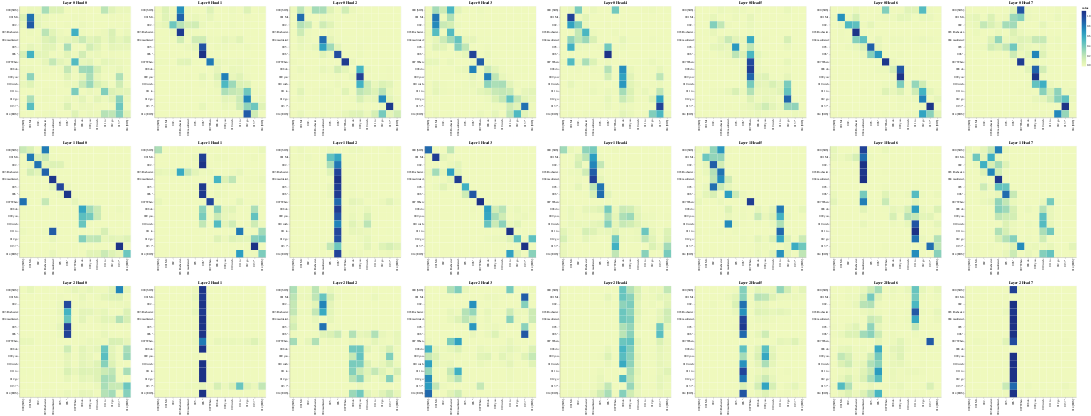

Notebook code cell kept with this figure:
### Code cell
layers = [0, 1, 2]
heads = [0, 1, 2, 3, 4, 5, 6, 7]

# Encoder Self-Attention
get_all_attention_maps("encoder", layers, heads, encoder_input_tokens,
                       encoder_input_tokens, min(20, sentence_len))

### Figure 1 — Vega-Lite specification as saved in the notebook (floating-point values rounded to 4 significant figures; data arrays with more than 128 entries replaced by an {"elided": "..."} marker saying what was removed)
{"config": {"view": {"continuousWidth": 300, "continuousHeight": 300}}, "vconcat": [{"hconcat": [{"data": {"name": "data-53650174f982c3ac4d7c1bb25e94b04f"}, "mark": {"type": "rect"}, "encoding": {"color": {"field": "value", "type": "quantitative"}, "tooltip": [{"field": "row", "type": "quantitative"}, {"field": "column", "type": "quantitative"}, {"field": "value", "type": "quantitative"}, {"field": "row_token", "type": "nominal"}, {"field": "col_token", "type": "nominal"}], "x": {"axis": {"title": ""}, "field": "col_token", "type": "nominal"}, "y": {"axis": {"title": ""}, "field": "row_token", "type": "nominal"}}, "height": 400, "name": "view_1", "title": "Layer 0 Head 0", "width": 400}, {"data": {"name": "data-aa4639ee093cbd427afba248a36b3e03"}, "mark": {"type": "rect"}, "encoding": {"color": {"field": "value", "type": "quantitative"}, "tooltip": [{"field": "row", "type": "quantitative"}, {"field": "column", "type": "quantitative"}, {"field": "value", "type": "quantitative"}, {"field": "row_token", "type": "nominal"}, {"field": "col_token", "type": "nominal"}], "x": {"axis": {"title": ""}, "field": "col_token", "type": "nominal"}, "y": {"axis": {"title": ""}, "field": "row_token", "type": "nominal"}}, "height": 400, "name": "view_2", "title": "Layer 0 Head 1", "width": 400}, {"data": {"name": "data-7714f6f55b59825f8e9d9724102f9b82"}, "mark": {"type": "rect"}, "encoding": {"color": {"field": "value", "type": "quantitative"}, "tooltip": [{"field": "row", "type": "quantitative"}, {"field": "column", "type": "quantitative"}, {"field": "value", "type": "quantitative"}, {"field": "row_token", "type": "nominal"}, {"field": "col_token", "type": "nominal"}], "x": {"axis": {"title": ""}, "field": "col_token", "type": "nominal"}, "y": {"axis": {"title": ""}, "field": "row_token", "type": "nominal"}}, "height": 400, "name": "view_3", "title": "Layer 0 Head 2", "width": 400}, {"data": {"name": "data-f6a67534f6f6b6a10e65e06ae9a9e45e"}, "mark": {"type": "rect"}, "encoding": {"color": {"field": "value", "type": "quantitative"}, "tooltip": [{"field": "row", "type": "quantitative"}, {"field": "column", "type": "quantitative"}, {"field": "value", "type": "quantitative"}, {"field": "row_token", "type": "nominal"}, {"field": "col_token", "type": "nominal"}], "x": {"axis": {"title": ""}, "field": "col_token", "type": "nominal"}, "y": {"axis": {"title": ""}, "field": "row_token", "type": "nominal"}}, "height": 400, "name": "view_4", "title": "Layer 0 Head 3", "width": 400}, {"data": {"name": "data-994d58340e1c825364c2871cf62c9e59"}, "mark": {"type": "rect"}, "encoding": {"color": {"field": "value", "type": "quantitative"}, "tooltip": [{"field": "row", "type": "quantitative"}, {"field": "column", "type": "quantitative"}, {"field": "value", "type": "quantitative"}, {"field": "row_token", "type": "nominal"}, {"field": "col_token", "type": "nominal"}], "x": {"axis": {"title": ""}, "field": "col_token", "type": "nominal"}, "y": {"axis": {"title": ""}, "field": "row_token", "type": "nominal"}}, "height": 400, "name": "view_5", "title": "Layer 0 Head 4", "width": 400}, {"data": {"name": "data-0e6136ecee151c7dde99b62f6924695d"}, "mark": {"type": "rect"}, "encoding": {"color": {"field": "value", "type": "quantitative"}, "tooltip": [{"field": "row", "type": "quantitative"}, {"field": "column", "type": "quantitative"}, {"field": "value", "type": "quantitative"}, {"field": "row_token", "type": "nominal"}, {"field": "col_token", "type": "nominal"}], "x": {"axis": {"title": ""}, "field": "col_token", "type": "nominal"}, "y": {"axis": {"title": ""}, "field": "row_token", "type": "nominal"}}, "height": 400, "name": "view_6", "title": "Layer 0 Head 5", "width": 400}, {"data": {"name": "data-45ec0798fd48c99cb2b51b4d7450322b"}, "mark": {"type": "rect"}, "encoding": {"color": {"field": "value", "type": "quantitative"}, "tooltip": [{"field": "row", "type": "quantitative"}, {"field": "column", "type": "quantitative"}, {"field": "value", "type": "quantitative"}, {"field": "row_token", "type": "nominal"}, {"field": "col_token", "type": "nominal"}], "x": {"axis": {"title": ""}, "field": "col_token", "type": "nominal"}, "y": {"axis": {"title": ""}, "field": "row_token", "type": "nominal"}}, "height": 400, "name": "view_7", "title": "Layer 0 Head 6", "width": 400}, {"data": {"name": "data-3f53968c19b2198f66bc6da47522cb87"}, "mark": {"type": "rect"}, "encoding": {"color": {"field": "value", "type": "quantitative"}, "tooltip": [{"field": "row", "type": "quantitative"}, {"field": "column", "type": "quantitative"}, {"field": "value", "type": "quantitative"}, {"field": "row_token", "type": "nominal"}, {"field": "col_token", "type": "nominal"}], "x": {"axis": {"title": ""}, "field": "col_token", "type": "nominal"}, "y": {"axis": {"title": ""}, "field": "row_token", "type": "nominal"}}, "height": 400, "name": "view_8", "title": "Layer 0 Head 7", "width": 400}]}, {"hconcat": [{"data": {"name": "data-ca27d572d5c638994a8a20908e3a14a2"}, "mark": {"type": "rect"}, "encoding": {"color": {"field": "value", "type": "quantitative"}, "tooltip": [{"field": "row", "type": "quantitative"}, {"field": "column", "type": "quantitative"}, {"field": "value", "type": "quantitative"}, {"field": "row_token", "type": "nominal"}, {"field": "col_token", "type": "nominal"}], "x": {"axis": {"title": ""}, "field": "col_token", "type": "nominal"}, "y": {"axis": {"title": ""}, "field": "row_token", "type": "nominal"}}, "height": 400, "name": "view_9", "title": "Layer 1 Head 0", "width": 400}, {"data": {"name": "data-f376a298bb4e18e59e335d5b9fa44e21"}, "mark": {"type": "rect"}, "encoding": {"color": {"field": "value", "type": "quantitative"}, "tooltip": [{"field": "row", "type": "quantitative"}, {"field": "column", "type": "quantitative"}, {"field": "value", "type": "quantitative"}, {"field": "row_token", "type": "nominal"}, {"field": "col_token", "type": "nominal"}], "x": {"axis": {"title": ""}, "field": "col_token", "type": "nominal"}, "y": {"axis": {"title": ""}, "field": "row_token", "type": "nominal"}}, "height": 400, "name": "view_10", "title": "Layer 1 Head 1", "width": 400}, {"data": {"name": "data-a9b4ac3e6b3ef210b078aaab953b0463"}, "mark": {"type": "rect"}, "encoding": {"color": {"field": "value", "type": "quantitative"}, "tooltip": [{"field": "row", "type": "quantitative"}, {"field": "column", "type": "quantitative"}, {"field": "value", "type": "quantitative"}, {"field": "row_token", "type": "nominal"}, {"field": "col_token", "type": "nominal"}], "x": {"axis": {"title": ""}, "field": "col_token", "type": "nominal"}, "y": {"axis": {"title": ""}, "field": "row_token", "type": "nominal"}}, "height": 400, "name": "view_11", "title": "Layer 1 Head 2", "width": 400}, {"data": {"name": "data-620b0b790d839ebf556a3a8e9904c522"}, "mark": {"type": "rect"}, "encoding": {"color": {"field": "value", "type": "quantitative"}, "tooltip": [{"field": "row", "type": "quantitative"}, {"field": "column", "type": "quantitative"}, {"field": "value", "type": "quantitative"}, {"field": "row_token", "type": "nominal"}, {"field": "col_token", "type": "nominal"}], "x": {"axis": {"title": ""}, "field": "col_token", "type": "nominal"}, "y": {"axis": {"title": ""}, "field": "row_token", "type": "nominal"}}, "height": 400, "name": "view_12", "title": "Layer 1 Head 3", "width": 400}, {"data": {"name": "data-b34379860b327fa6294420a339c153b6"}, "mark": {"type": "rect"}, "encoding": {"color": {"field": "value", "type": "quantitative"}, "tooltip": [{"field": "row", "type": "quantitative"}, {"field": "column", "type": "quantitative"}, {"field": "value", "type": "quantitative"}, {"field": "row_token", "type": "nominal"}, {"field": "col_token", "type": "nominal"}], "x": {"axis": {"title": ""}, "field": "col_token", "type": "nominal"}, "y": {"axis": {"title": ""}, "field": "row_token", "type": "nominal"}}, "height": 400, "name": "view_13", "title": "Layer 1 Head 4", "width": 400}, {"data": {"name": "data-d86d34da769416a698832321361ac64c"}, "mark": {"type": "rect"}, "encoding": {"color": {"field": "value", "type": "quantitative"}, "tooltip": [{"field": "row", "type": "quantitative"}, {"field": "column", "type": "quantitative"}, {"field": "value", "type": "quantitative"}, {"field": "row_token", "type": "nominal"}, {"field": "col_token", "type": "nominal"}], "x": {"axis": {"title": ""}, "field": "col_token", "type": "nominal"}, "y": {"axis": {"title": ""}, "field": "row_token", "type": "nominal"}}, "height": 400, "name": "view_14", "title": "Layer 1 Head 5", "width": 400}, {"data": {"name": "data-5b02b587c50d2421b67e9c907d75e043"}, "mark": {"type": "rect"}, "encoding": {"color": {"field": "value", "type": "quantitative"}, "tooltip": [{"field": "row", "type": "quantitative"}, {"field": "column", "type": "quantitative"}, {"field": "value", "type": "quantitative"}, {"field": "row_token", "type": "nominal"}, {"field": "col_token", "type": "nominal"}], "x": {"axis": {"title": ""}, "field": "col_token", "type": "nominal"}, "y": {"axis": {"title": ""}, "field": "row_token", "type": "nominal"}}, "height": 400, "name": "view_15", "title": "Layer 1 Head 6", "width": 400}, {"data": {"name": "data-4d9657f0628c318739128c25e9684f25"}, "mark": {"type": "rect"}, "encoding": {"color": {"field": "value", "type": "quantitative"}, "tooltip": [{"field": "row", "type": "quantitative"}, {"field": "column", "type": "quantitative"}, {"field": "value", "type": "quantitative"}, {"field": "row_token", "type": "nominal"}, {"field": "col_token", "type": "nominal"}], "x": {"axis": {"title": ""}, "field": "col_token", "type": "nominal"}, "y": {"axis": {"title": ""}, "field": "row_token", "type": "nominal"}}, "height": 400, "name": "view_16", "title": "Layer 1 Head 7", "width": 400}]}, {"hconcat": [{"data": {"name": "data-22297516642c505603936e3dbb639dbc"}, "mark": {"type": "rect"}, "encoding": {"color": {"field": "value", "type": "quantitative"}, "tooltip": [{"field": "row", "type": "quantitative"}, {"field": "column", "type": "quantitative"}, {"field": "value", "type": "quantitative"}, {"field": "row_token", "type": "nominal"}, {"field": "col_token", "type": "nominal"}], "x": {"axis": {"title": ""}, "field": "col_token", "type": "nominal"}, "y": {"axis": {"title": ""}, "field": "row_token", "type": "nominal"}}, "height": 400, "name": "view_17", "title": "Layer 2 Head 0", "width": 400}, {"data": {"name": "data-e5b651b57cd600a708e3dc81206f6494"}, "mark": {"type": "rect"}, "encoding": {"color": {"field": "value", "type": "quantitative"}, "tooltip": [{"field": "row", "type": "quantitative"}, {"field": "column", "type": "quantitative"}, {"field": "value", "type": "quantitative"}, {"field": "row_token", "type": "nominal"}, {"field": "col_token", "type": "nominal"}], "x": {"axis": {"title": ""}, "field": "col_token", "type": "nominal"}, "y": {"axis": {"title": ""}, "field": "row_token", "type": "nominal"}}, "height": 400, "name": "view_18", "title": "Layer 2 Head 1", "width": 400}, {"data": {"name": "data-ebe67cc173c16852d63a8d0edf13f1d2"}, "mark": {"type": "rect"}, "encoding": {"color": {"field": "value", "type": "quantitative"}, "tooltip": [{"field": "row", "type": "quantitative"}, {"field": "column", "type": "quantitative"}, {"field": "value", "type": "quantitative"}, {"field": "row_token", "type": "nominal"}, {"field": "col_token", "type": "nominal"}], "x": {"axis": {"title": ""}, "field": "col_token", "type": "nominal"}, "y": {"axis": {"title": ""}, "field": "row_token", "type": "nominal"}}, "height": 400, "name": "view_19", "title": "Layer 2 Head 2", "width": 400}, {"data": {"name": "data-8f16070d0eef2d0dafb576ddb7537779"}, "mark": {"type": "rect"}, "encoding": {"color": {"field": "value", "type": "quantitative"}, "tooltip": [{"field": "row", "type": "quantitative"}, {"field": "column", "type": "quantitative"}, {"field": "value", "type": "quantitative"}, {"field": "row_token", "type": "nominal"}, {"field": "col_token", "type": "nominal"}], "x": {"axis": {"title": ""}, "field": "col_token", "type": "nominal"}, "y": {"axis": {"title": ""}, "field": "row_token", "type": "nominal"}}, "height": 400, "name": "view_20", "title": "Layer 2 Head 3", "width": 400}, {"data": {"name": "data-b72ddaaef1c248ec50952554608bb8cd"}, "mark": {"type": "rect"}, "encoding": {"color": {"field": "value", "type": "quantitative"}, "tooltip": [{"field": "row", "type": "quantitative"}, {"field": "column", "type": "quantitative"}, {"field": "value", "type": "quantitative"}, {"field": "row_token", "type": "nominal"}, {"field": "col_token", "type": "nominal"}], "x": {"axis": {"title": ""}, "field": "col_token", "type": "nominal"}, "y": {"axis": {"title": ""}, "field": "row_token", "type": "nominal"}}, "height": 400, "name": "view_21", "title": "Layer 2 Head 4", "width": 400}, {"data": {"name": "data-f7f93d1c4f7f03054df1a8f7b0555383"}, "mark": {"type": "rect"}, "encoding": {"color": {"field": "value", "type": "quantitative"}, "tooltip": [{"field": "row", "type": "quantitative"}, {"field": "column", "type": "quantitative"}, {"field": "value", "type": "quantitative"}, {"field": "row_token", "type": "nominal"}, {"field": "col_token", "type": "nominal"}], "x": {"axis": {"title": ""}, "field": "col_token", "type": "nominal"}, "y": {"axis": {"title": ""}, "field": "row_token", "type": "nominal"}}, "height": 400, "name": "view_22", "title": "Layer 2 Head 5", "width": 400}, {"data": {"name": "data-ad4925a6cc8626442978e082b76eae05"}, "mark": {"type": "rect"}, "encoding": {"color": {"field": "value", "type": "quantitative"}, "tooltip": [{"field": "row", "type": "quantitative"}, {"field": "column", "type": "quantitative"}, {"field": "value", "type": "quantitative"}, {"field": "row_token", "type": "nominal"}, {"field": "col_token", "type": "nominal"}], "x": {"axis": {"title": ""}, "field": "col_token", "type": "nominal"}, "y": {"axis": {"title": ""}, "field": "row_token", "type": "nominal"}}, "height": 400, "name": "view_23", "title": "Layer 2 Head 6", "width": 400}, {"data": {"name": "data-5aaa0e503d4561607b4fae209c326f8c"}, "mark": {"type": "rect"}, "encoding": {"color": {"field": "value", "type": "quantitative"}, "tooltip": [{"field": "row", "type": "quantitative"}, {"field": "column", "type": "quantitative"}, {"field": "value", "type": "quantitative"}, {"field": "row_token", "type": "nominal"}, {"field": "col_token", "type": "nominal"}], "x": {"axis": {"title": ""}, "field": "col_token", "type": "nominal"}, "y": {"axis": {"title": ""}, "field": "row_token", "type": "nominal"}}, "height": 400, "name": "view_24", "title": "Layer 2 Head 7", "width": 400}]}], "params": [{"name": "param_1", "select": {"type": "interval", "encodings": ["x", "y"]}, "bind": "scales", "views": ["view_1"]}, {"name": "param_2", "select": {"type": "interval", "encodings": ["x", "y"]}, "bind": "scales", "views": ["view_2"]}, {"name": "param_3", "select": {"type": "interval", "encodings": ["x", "y"]}, "bind": "scales", "views": ["view_3"]}, {"name": "param_4", "select": {"type": "interval", "encodings": ["x", "y"]}, "bind": "scales", "views": ["view_4"]}, {"name": "param_5", "select": {"type": "interval", "encodings": ["x", "y"]}, "bind": "scales", "views": ["view_5"]}, {"name": "param_6", "select": {"type": "interval", "encodings": ["x", "y"]}, "bind": "scales", "views": ["view_6"]}, {"name": "param_7", "select": {"type": "interval", "encodings": ["x", "y"]}, "bind": "scales", "views": ["view_7"]}, {"name": "param_8", "select": {"type": "interval", "encodings": ["x", "y"]}, "bind": "scales", "views": ["view_8"]}, {"name": "param_9", "select": {"type": "interval", "encodings": ["x", "y"]}, "bind": "scales", "views": ["view_9"]}, {"name": "param_10", "select": {"type": "interval", "encodings": ["x", "y"]}, "bind": "scales", "views": ["view_10"]}, {"name": "param_11", "select": {"type": "interval", "encodings": ["x", "y"]}, "bind": "scales", "views": ["view_11"]}, {"name": "param_12", "select": {"type": "interval", "encodings": ["x", "y"]}, "bind": "scales", "views": ["view_12"]}, {"name": "param_13", "select": {"type": "interval", "encodings": ["x", "y"]}, "bind": "scales", "views": ["view_13"]}, {"name": "param_14", "select": {"type": "interval", "encodings": ["x", "y"]}, "bind": "scales", "views": ["view_14"]}, {"name": "param_15", "select": {"type": "interval", "encodings": ["x", "y"]}, "bind": "scales", "views": ["view_15"]}, {"name": "param_16", "select": {"type": "interval", "encodings": ["x", "y"]}, "bind": "scales", "views": ["view_16"]}, {"name": "param_17", "select": {"type": "interval", "encodings": ["x", "y"]}, "bind": "scales", "views": ["view_17"]}, {"name": "param_18", "select": {"type": "interval", "encodings": ["x", "y"]}, "bind": "scales", "views": ["view_18"]}, {"name": "param_19", "select": {"type": "interval", "encodings": ["x", "y"]}, "bind": "scales", "views": ["view_19"]}, {"name": "param_20", "select": {"type": "interval", "encodings": ["x", "y"]}, "bind": "scales", "views": ["view_20"]}, {"name": "param_21", "select": {"type": "interval", "encodings": ["x", "y"]}, "bind": "scales", "views": ["view_21"]}, {"name": "param_22", "select": {"type": "interval", "encodings": ["x", "y"]}, "bind": "scales", "views": ["view_22"]}, {"name": "param_23", "select": {"type": "interval", "encodings": ["x", "y"]}, "bind": "scales", "views": ["view_23"]}, {"name": "param_24", "select": {"type": "interval", "encodings": ["x", "y"]}, "bind": "scales", "views": ["view_24"]}], "$schema": "https://vega.github.io/schema/vega-lite/v5.20.1.json", "datasets": {"data-53650174f982c3ac4d7c1bb25e94b04f": {"elided": "225 records"}, "data-aa4639ee093cbd427afba248a36b3e03": {"elided": "225 records"}, "data-7714f6f55b59825f8e9d9724102f9b82": {"elided": "225 records"}, "data-f6a67534f6f6b6a10e65e06ae9a9e45e": {"elided": "225 records"}, "data-994d58340e1c825364c2871cf62c9e59": {"elided": "225 records"}, "data-0e6136ecee151c7dde99b62f6924695d": {"elided": "225 records"}, "data-45ec0798fd48c99cb2b51b4d7450322b": {"elided": "225 records"}, "data-3f53968c19b2198f66bc6da47522cb87": {"elided": "225 records"}, "data-ca27d572d5c638994a8a20908e3a14a2": {"elided": "225 records"}, "data-f376a298bb4e18e59e335d5b9fa44e21": {"elided": "225 records"}, "data-a9b4ac3e6b3ef210b078aaab953b0463": {"elided": "225 records"}, "data-620b0b790d839ebf556a3a8e9904c522": {"elided": "225 records"}, "data-b34379860b327fa6294420a339c153b6": {"elided": "225 records"}, "data-d86d34da769416a698832321361ac64c": {"elided": "225 records"}, "data-5b02b587c50d2421b67e9c907d75e043": {"elided": "225 records"}, "data-4d9657f0628c318739128c25e9684f25": {"elided": "225 records"}, "data-22297516642c505603936e3dbb639dbc": {"elided": "225 records"}, "data-e5b651b57cd600a708e3dc81206f6494": {"elided": "225 records"}, "data-ebe67cc173c16852d63a8d0edf13f1d2": {"elided": "225 records"}, "data-8f16070d0eef2d0dafb576ddb7537779": {"elided": "225 records"}, "data-b72ddaaef1c248ec50952554608bb8cd": {"elided": "225 records"}, "data-f7f93d1c4f7f03054df1a8f7b0555383": {"elided": "225 records"}, "data-ad4925a6cc8626442978e082b76eae05": {"elided": "225 records"}, "data-5aaa0e503d4561607b4fae209c326f8c": {"elided": "225 records"}}}
